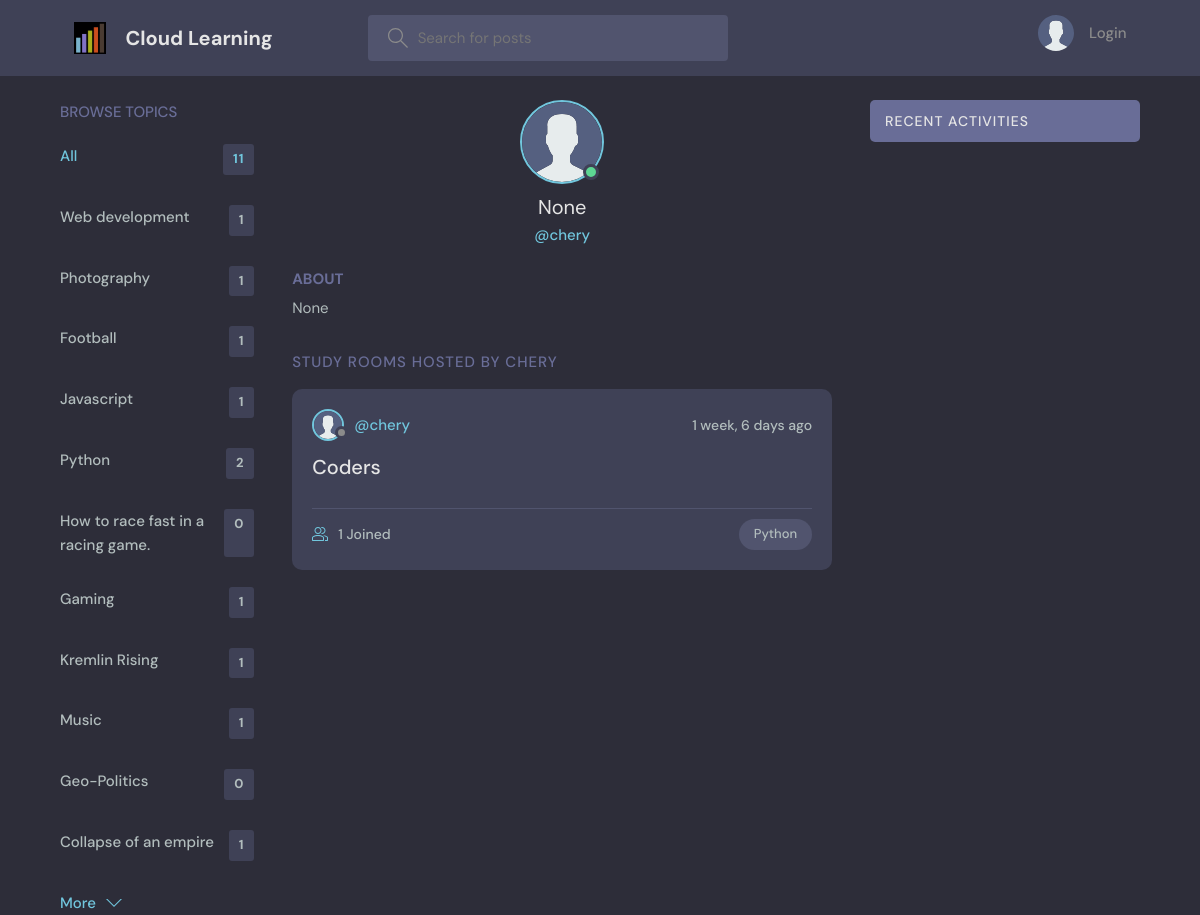
Page /profile/12/ on the committed database.
### base/models.py (models this page shows, shortened)
class Topic(models.Model):
    name = models.CharField(max_length=200)

class User(AbstractUser):
    name = models.CharField(max_length=200, null=True)
    email = models.EmailField(unique=True, null=True)
    bio = models.TextField(null=True)
    avatar = models.ImageField(null=True, default="avatar.svg")
    USERNAME_FIELD = 'username'
    REQUIRED_FIELDS = []

class Room(models.Model):
    host = models.ForeignKey(User, on_delete=models.SET_NULL, null=True)
    topic = models.ForeignKey(Topic, on_delete=models.SET_NULL, null=True)
    name = models.CharField(max_length=200)
    description = models.TextField(null=True, blank=True)
    participants = models.ManyToManyField(
        User, related_name='participants', blank=True)
    updated = models.DateTimeField(auto_now=True)
    created = models.DateTimeField(auto_now_add=True)
    class Meta:
        ordering = ['-updated', '-created']

### base/views.py (the view)
# urls.py: path('profile/<str:pk>/', views.userProfile, name="user-profile"),
def userProfile(request, pk):
    user = User.objects.get(id=pk)
    rooms = user.room_set.all()
    room_messages = user.message_set.all()
    topics = Topic.objects.all()
    context = {'user': user, 'rooms': rooms,
               'room_messages': room_messages, 'topics': topics}
    return render(request, 'base/profile.html', context)

### base/templates/base/profile.html (shortened to what this page needs)
{% extends 'main.html' %}
{% block content %}
<main class="profile-page layout layout--3">
  <div class="container">
    {% include 'base/topics_component.html' %}
    <div class="roomList">
      <div class="profile">
        <div class="profile__avatar">
          <div class="avatar avatar--large active">
            <img src="{{user.avatar.url}}" />
          </div>
        </div>
        <div class="profile__info">
          <h3>{{user.name}}</h3>
          <p>@{{user.username}}</p>
        </div>
        <div class="profile__about">
          <h3>About</h3>
          <p>
            {{user.bio}}
          </p>
        </div>
      </div>
      <div class="roomList__header">
        <div>
          <h2>Study Rooms Hosted by {{user.username}}</a>
          </h2>
        </div>
      </div>
      {% include 'base/feed_component.html' %}
    </div>
    {% include 'base/activity_component.html' %}
  </div>
</main>
{% endblock content %}

### base/templates/base/topics_component.html
<div class="topics">
    <div class="topics__header">
        <h2>Browse Topics</h2>
    </div>
    <ul class="topics__list">
        <li>
            <a href="{% url 'home' %}" class="active">All <span>{{topics.count}}</span></a>
        </li>
        {% for topic in topics %}
        <li>
            <a href="{% url 'home' %}?q={{topic.name}}">{{topic.name}}<span>{{topic.room_set.all.count}}</span></a>
        </li>
        {% endfor %}
    </ul>
    <a class="btn btn--link" href="{% url 'topics' %}">
        More
        <svg version="1.1" xmlns="http://www.w3.org/2000/svg" width="32" height="32" viewBox="0 0 32 32">
            <title>chevron-down</title>
            <path d="M16 21l-13-13h-3l16 16 16-16h-3l-13 13z"></path>
        </svg>
    </a>
</div>

### base/templates/base/feed_component.html (shortened to what this page needs)
{% for room in rooms %}
<div class="roomListRoom">
    <div class="roomListRoom__header">
        <a href="{% url 'user-profile' room.host.id %}" class="roomListRoom__author">
            <div class="avatar avatar--small">
                <img src="{{room.host.avatar.url}}" />
            </div>
            <span>@{{room.host.username}}</span>
        </a>
        <div class="roomListRoom__actions">
            <span>{{room.created|timesince}} ago</span>
        </div>
    </div>
    <div class="roomListRoom__content">
        <a href="{% url 'room' room.id %}">{{room.name}}</a>
    </div>
    <div class="roomListRoom__meta">
        <a href="{% url 'room' room.id %}" class="roomListRoom__joined">
            {{room.participants.all.count}} Joined
        </a>
        <p class="roomListRoom__topic">{{room.topic.name}}</p>
    </div>
</div>
{% endfor %}

### rows in the picture
Topic: name "Web development", room_set.all.count "1"
Topic: name "Photography", room_set.all.count "1"
Topic: name "Football", room_set.all.count "1"
Topic: name "Javascript", room_set.all.count "1"
Topic: name "Python", room_set.all.count "2"
Topic: name "How to race fast in a racing game.", room_set.all.count "0"
Topic: name "Gaming", room_set.all.count "1"
Topic: name "Kremlin Rising", room_set.all.count "1"
Topic: name "Music", room_set.all.count "1"
Topic: name "Geo-Politics", room_set.all.count "0"
Topic: name "Collapse of an empire", room_set.all.count "1"
User: avatar (placeholder picture), name "None", username "chery", bio "None", username "CHERY"
Room: host.avatar (placeholder picture), host.username "chery", created "1 week, 6 days", name "Coders", participants.all.count "1", topic.name "Python"

### other values in the picture
{{ topics.count }} "11"
